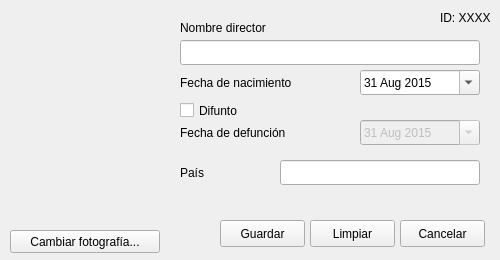
<?xml version="1.0" encoding="UTF-8"?>
<ui version="4.0">
 <class>formulario_editar</class>
 <widget class="QMainWindow" name="formulario_editar">
  <property name="geometry">
   <rect>
    <x>0</x>
    <y>0</y>
    <width>500</width>
    <height>260</height>
   </rect>
  </property>
  <property name="windowTitle">
   <string>Editar Director</string>
  </property>
  <widget class="QWidget" name="centralwidget">
   <widget class="QLineEdit" name="nombre_in">
    <property name="geometry">
     <rect>
      <x>180</x>
      <y>40</y>
      <width>300</width>
      <height>25</height>
     </rect>
    </property>
    <property name="placeholderText">
     <string/>
    </property>
   </widget>
   <widget class="QDateEdit" name="nacimiento_in">
    <property name="geometry">
     <rect>
      <x>360</x>
      <y>70</y>
      <width>120</width>
      <height>25</height>
     </rect>
    </property>
    <property name="date">
     <date>
      <year>2015</year>
      <month>8</month>
      <day>31</day>
     </date>
    </property>
    <property name="minimumDateTime">
     <datetime>
      <hour>0</hour>
      <minute>0</minute>
      <second>0</second>
      <year>1752</year>
      <month>9</month>
      <day>14</day>
     </datetime>
    </property>
    <property name="minimumDate">
     <date>
      <year>1752</year>
      <month>9</month>
      <day>14</day>
     </date>
    </property>
    <property name="calendarPopup">
     <bool>true</bool>
    </property>
   </widget>
   <widget class="QLabel" name="foto_label">
    <property name="geometry">
     <rect>
      <x>10</x>
      <y>20</y>
      <width>150</width>
      <height>200</height>
     </rect>
    </property>
    <property name="autoFillBackground">
     <bool>true</bool>
    </property>
    <property name="text">
     <string/>
    </property>
    <property name="pixmap">
     <pixmap>img/0.jpg</pixmap>
    </property>
    <property name="scaledContents">
     <bool>true</bool>
    </property>
   </widget>
   <widget class="QLabel" name="label">
    <property name="geometry">
     <rect>
      <x>180</x>
      <y>75</y>
      <width>141</width>
      <height>16</height>
     </rect>
    </property>
    <property name="text">
     <string>Fecha de nacimiento</string>
    </property>
   </widget>
   <widget class="QLineEdit" name="pais_in">
    <property name="geometry">
     <rect>
      <x>280</x>
      <y>160</y>
      <width>200</width>
      <height>25</height>
     </rect>
    </property>
   </widget>
   <widget class="QLabel" name="pais_label">
    <property name="geometry">
     <rect>
      <x>180</x>
      <y>165</y>
      <width>141</width>
      <height>16</height>
     </rect>
    </property>
    <property name="text">
     <string>País</string>
    </property>
   </widget>
   <widget class="QToolButton" name="boton_foto">
    <property name="geometry">
     <rect>
      <x>10</x>
      <y>230</y>
      <width>150</width>
      <height>23</height>
     </rect>
    </property>
    <property name="text">
     <string>Cambiar fotografía...</string>
    </property>
   </widget>
   <widget class="QLabel" name="label_3">
    <property name="geometry">
     <rect>
      <x>180</x>
      <y>125</y>
      <width>141</width>
      <height>16</height>
     </rect>
    </property>
    <property name="text">
     <string>Fecha de defunción</string>
    </property>
   </widget>
   <widget class="QDateEdit" name="defuncion_in">
    <property name="enabled">
     <bool>false</bool>
    </property>
    <property name="geometry">
     <rect>
      <x>360</x>
      <y>120</y>
      <width>120</width>
      <height>25</height>
     </rect>
    </property>
    <property name="date">
     <date>
      <year>2015</year>
      <month>8</month>
      <day>31</day>
     </date>
    </property>
    <property name="minimumDateTime">
     <datetime>
      <hour>0</hour>
      <minute>0</minute>
      <second>0</second>
      <year>1752</year>
      <month>9</month>
      <day>14</day>
     </datetime>
    </property>
    <property name="minimumDate">
     <date>
      <year>1752</year>
      <month>9</month>
      <day>14</day>
     </date>
    </property>
    <property name="calendarPopup">
     <bool>true</bool>
    </property>
   </widget>
   <widget class="QLabel" name="label_2">
    <property name="geometry">
     <rect>
      <x>180</x>
      <y>20</y>
      <width>141</width>
      <height>16</height>
     </rect>
    </property>
    <property name="text">
     <string>Nombre director</string>
    </property>
   </widget>
   <widget class="QCheckBox" name="difunto_check">
    <property name="geometry">
     <rect>
      <x>180</x>
      <y>100</y>
      <width>85</width>
      <height>21</height>
     </rect>
    </property>
    <property name="text">
     <string>Difunto</string>
    </property>
   </widget>
   <widget class="QPushButton" name="guardar_boton">
    <property name="geometry">
     <rect>
      <x>220</x>
      <y>220</y>
      <width>85</width>
      <height>27</height>
     </rect>
    </property>
    <property name="text">
     <string>Guardar</string>
    </property>
   </widget>
   <widget class="QPushButton" name="limpiar_boton">
    <property name="geometry">
     <rect>
      <x>310</x>
      <y>220</y>
      <width>85</width>
      <height>27</height>
     </rect>
    </property>
    <property name="text">
     <string>Limpiar</string>
    </property>
   </widget>
   <widget class="QPushButton" name="cancelar_boton">
    <property name="geometry">
     <rect>
      <x>400</x>
      <y>220</y>
      <width>85</width>
      <height>27</height>
     </rect>
    </property>
    <property name="text">
     <string>Cancelar</string>
    </property>
   </widget>
   <widget class="QLabel" name="id_label">
    <property name="geometry">
     <rect>
      <x>440</x>
      <y>10</y>
      <width>55</width>
      <height>15</height>
     </rect>
    </property>
    <property name="text">
     <string>ID: XXXX</string>
    </property>
   </widget>
  </widget>
 </widget>
 <resources/>
 <connections/>
</ui>
